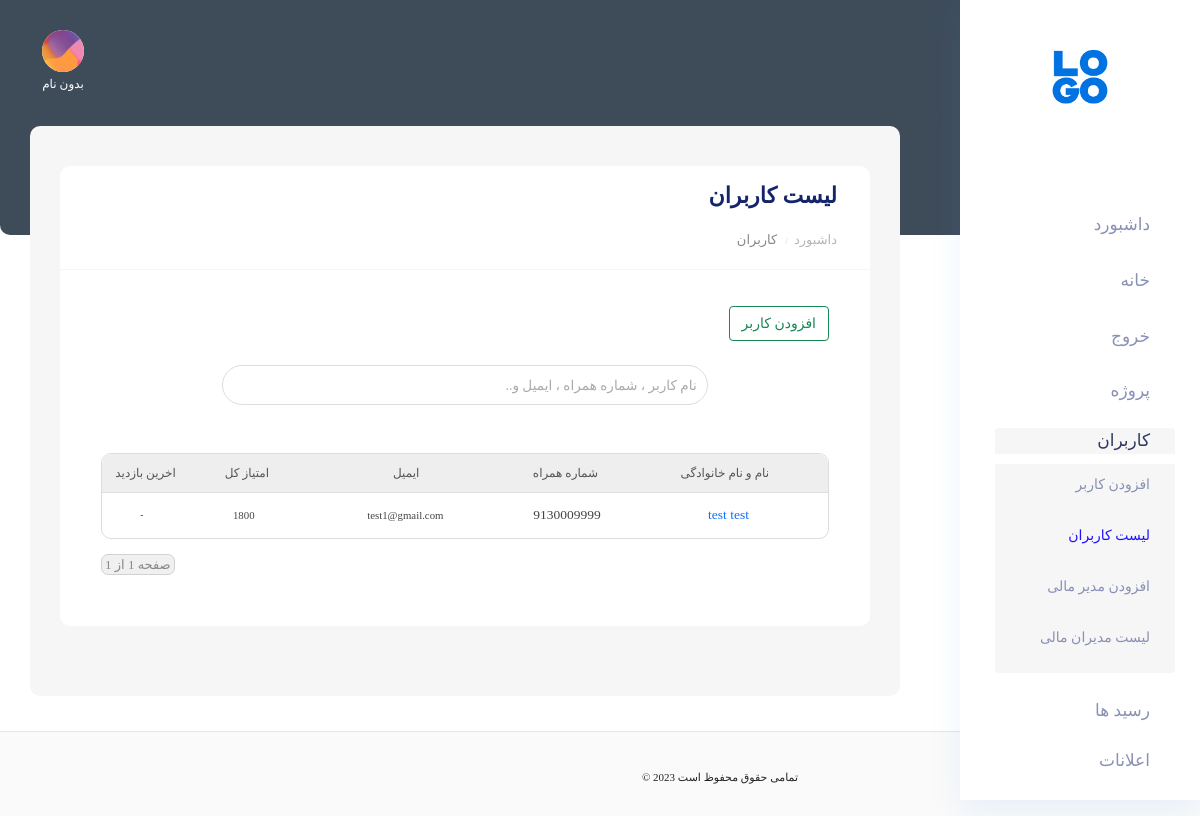
Page /u/dashboard/user/list (signed in) on the earlier database version.
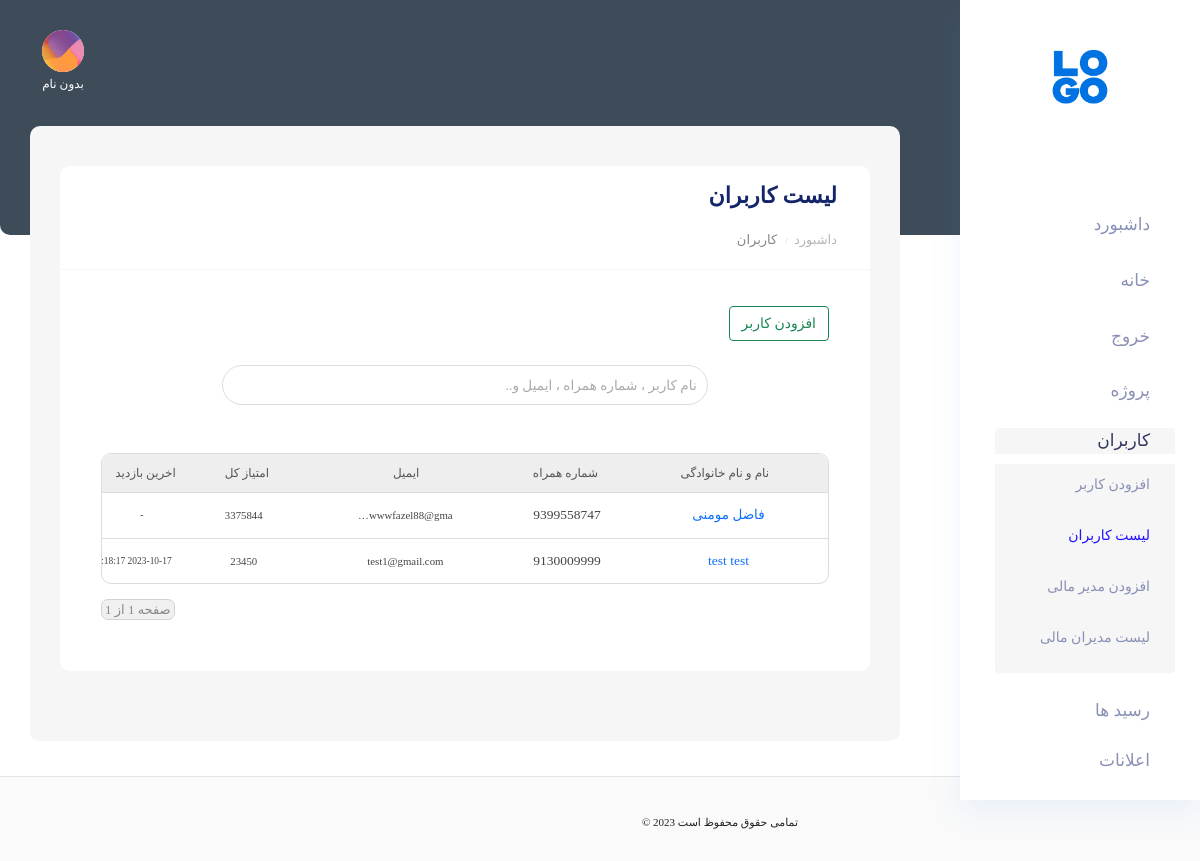
Same page on the later database version.
### account/models.py (models this page shows, shortened)
class User(AbstractUser):
    ROLE_USER_OPTIONS = (
        ('normal_user', 'کاربر عادی'),
        ('financial_user', 'ادمین مالی'),
        ('super_user', 'ادمین وِیژه'),
    )
    first_name = models.CharField("first name", max_length=150, blank=True, default="بدون نام")
    username = None
    email = models.EmailField("email address", null=True, blank=True, unique=True)
    phonenumber = PhoneNumberField(region='IR', unique=True)
    is_phonenumber_confirmed = models.BooleanField(default=False)
    role = models.CharField(max_length=20, choices=ROLE_USER_OPTIONS, default='normal_user')
    USERNAME_FIELD = "phonenumber"
    REQUIRED_FIELDS = []
    objects = CustomBaseUserManager()
    normal_user = NormalUserManager()
    financial_user = FinancialUserManager()
    super_user = SuperUserManager()
    class Meta:
        ordering = '-id',
    @property
    def is_admin(self):
        return True if self.role in settings.ADMIN_USER_ROLES else False
    @property
    def is_common_admin(self):
        return True if self.role in settings.COMMON_ADMIN_USER_ROLES else False
    @property
    def is_super_admin(self):
        return True if self.role in settings.SUPER_ADMIN_ROLES else False
    def get_raw_phonenumber(self):
        p = str(self.phonenumber).replace('+98', '')
        return p
    def get_full_name(self):
        fl = f'{self.first_name} {self.last_name}'.strip() or 'بدون نام'
        return fl
    def get_image_url(self):
        return '/static/images/dashboard/client_img.png'
    def get_last_login(self):
        if self.last_login:
            return self.last_login.strftime('%Y-%m-%d %H:%M:%S')
        return '-'
    def get_scores(self):
        receipts = self.receipt_set.filter(status='accepted').distinct()
        score = 0
        for receipt in receipts:
            score += receipt.get_score()
        return score
    def get_absolute_url(self):
        return reverse('account:user_detail', args=(self.id,))

### receipt/models.py (models this page shows, shortened)
class ReceiptAbstract(BaseModel):
    STATUS_OPTIONS = (
        ('accepted', 'تایید شده'),
        ('pending', 'در صف'),
        ('rejected', 'رد شده')
    )
    tracking_code = models.CharField(max_length=10, default=random_str)
    status = models.CharField(max_length=15, choices=STATUS_OPTIONS, default='pending')
    user = models.ForeignKey('account.User', on_delete=models.CASCADE)
    building = models.ForeignKey(Building, on_delete=models.CASCADE)
    bank_name = models.CharField(max_length=100)
    depositor_name = models.CharField(max_length=100)
    deposit_datetime = models.DateTimeField()
    description = models.TextField(null=True, blank=True)  # by user
    note = models.TextField(null=True, blank=True)  # by admin
    amount = models.PositiveBigIntegerField()
    picture = models.ImageField(upload_to=upload_receipt_pic_src, max_length=3000)
    submited_at = models.DateTimeField(auto_now_add=True)
    ratio_score = models.FloatField(default=1, validators=[MinValueValidator(0), MaxValueValidator(4)])
    class Meta:
        abstract = True
        ordering = '-id',

class Receipt(ReceiptAbstract):
    def get_score(self):
        score = 1
        try:
            amount = self.amount
            time_now = utils.get_time(None)
            amount_million = amount / 1_000_000
            days = (time_now - self.deposit_datetime).days or 1
            score = int(days * amount_million) or 1
        except ZeroDivisionError:
            pass
        if score < 0:
            score = 0
        score = score * self.ratio_score
        score = int(score)
        return score

### account/views/dashboard.py (the view)
# urls.py: path('dashboard/user/list', dashboard.UserList.as_view(), name='user_list'),
class UserList(View):
    template_name = 'account/dashboard/user/list.html'
    def search(self, request, objects):
        s = request.GET.get('search')
        if not s:
            return objects
        objects = objects.annotate(full_name=Concat('first_name', Value(' '), 'last_name'))
        lookup = Q(phonenumber__icontains=s) | Q(full_name__icontains=s) | Q(
            email__icontains=s)
        return objects.filter(lookup)
    @admin_required_cbv()
    def get(self, request):
        users = User.normal_user.all()
        users = self.search(request, users)
        page_num = request.GET.get('page', 1)
        pagination = Paginator(users, 20)
        pagination = pagination.get_page(page_num)
        users = pagination.object_list
        context = {
            'users': users,
            'pagination': pagination
        }
        return render(request, self.template_name, context)

### account/models.py (called while the page is built)
    def get_queryset(self):
        return super().get_queryset().filter(role='normal_user')

### core/utils.py (called while the page is built)
def get_time(frmt='%Y-%m-%d_%H:%M'):
    t = timezone.now()
    if frmt is not None:
        t = t.strftime(frmt)
    return t

### account/templates/account/dashboard/user/list.html (shortened to what the changed rows need)
{% extends 'account/dashboard/components/base/base_template.html' %}
{% block Content %}
    <section class="main_content dashboard_part large_header_bg">
        <div class="main_content_iner">
            <div class="container-fluid p-0 ">
                <div class="col-lg-12">
                    <div class="white_card mb_30">
                        <div class="white_card_body">
                            <div class="card-body">
                                <div class="list-row">
                                    {% for user in users %}
                                        <div class="detail-row">
                                            <div class="col-3">
                                                <a href="{{ user.get_absolute_url }}">
                                                    {{ user.get_full_name|default:'بدون نام' }}
                                                </a>
                                            </div>
                                            <div class="col-2">
                                                {{ user.get_raw_phonenumber }}
                                            </div>
                                            <div class="col-3 font-80">
                                                {{ user.email|truncatechars:15|default:'-' }}
                                            </div>
                                            <div class="col-2 font-80">
                                                {{ user.get_scores }}
                                            </div>
                                            <div class="col-1 font-70 datetime-convert">
                                                {{ user.get_last_login|default:'-' }}
                                            </div>
                                        </div>
                                    {% empty %}
                                        <div class="container-not-found-base">
                                            <p>کاربری یافت نشد</p>
                                        </div>
                                    {% endfor %}
                                </div>
                            </div>
                        </div>
                    </div>
                </div>
            </div>
        </div>
    </section>
{% endblock %}

Differences in the rows shown:
added User: get_full_name "فاضل مومنی", get_raw_phonenumber "9399558747", email "wwwfazel88@gma…", get_scores "3375844", get_last_login "-"
changed User "test test": get_scores "1800" → "23450"; get_last_login "-" → "2023-10-17…"
